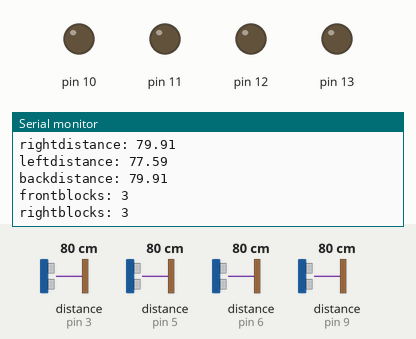
Recording of a sketch running on a simulated Arduino Uno, built with avr-gcc and run on an emulated ATmega328P. Shown: output pins drawn as LEDs (lit = HIGH), the last lines printed to the serial monitor. Wiring (inferred from the names in the program): 4 × ultrasonic range finder: trigger pin 2, echo pin 6 / trigger pin 4, echo pin 9 / trigger pin 7, echo pin 3 / trigger pin 8, echo pin 5. Inputs (shaded band) come from the test bench; at power-on: distance to the obstacle (sensors on pin 3, pin 5, pin 6, pin 9) 80 cm. The echo pulse lasts 58.3 µs per cm; pins used as bus, display or sensor lines are not drawn.

Above: at 1.2 s.
1.3 s: distance to the obstacle (sensor on pin 3) set to 4 cm
At 2.4 s:
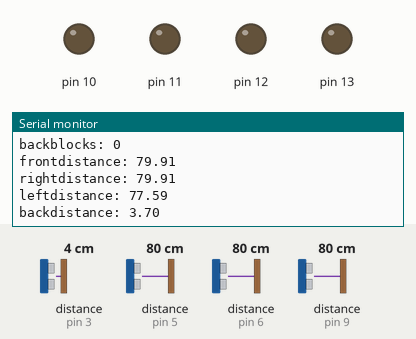
4.3 s: distance to the obstacle (sensor on pin 5) set to 2 cm
At 5.1 s:
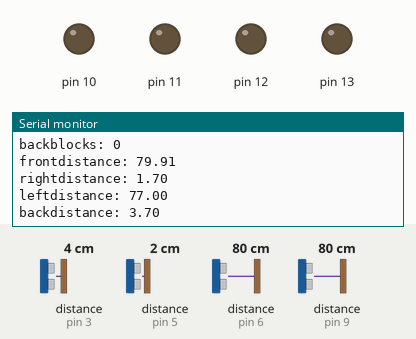
7.3 s: distance to the obstacle (sensor on pin 6) set to 128 cm
At 8.3 s:
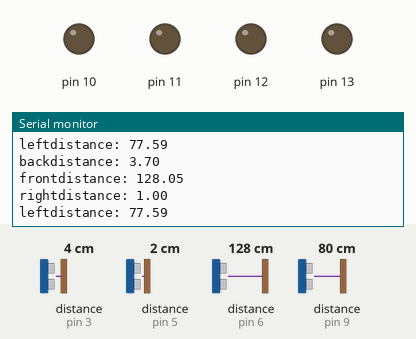
10.3 s: distance to the obstacle (sensor on pin 9) set to 18 cm
At 11.4 s:
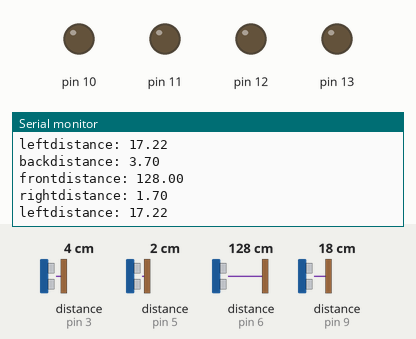
13.3 s: distance to the obstacle (sensor on pin 3) set to 18 cm
At 13.9 s:
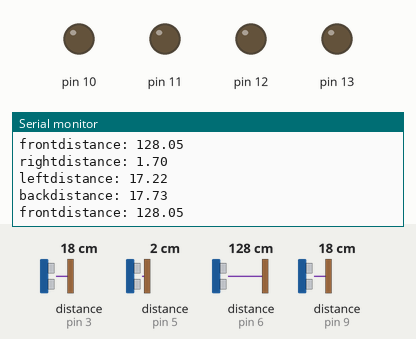
16.3 s: distance to the obstacle (sensor on pin 5) set to 18 cm
Timing chart, 0 to 19.3 s (numbered marks = the images above; inputs shaded):
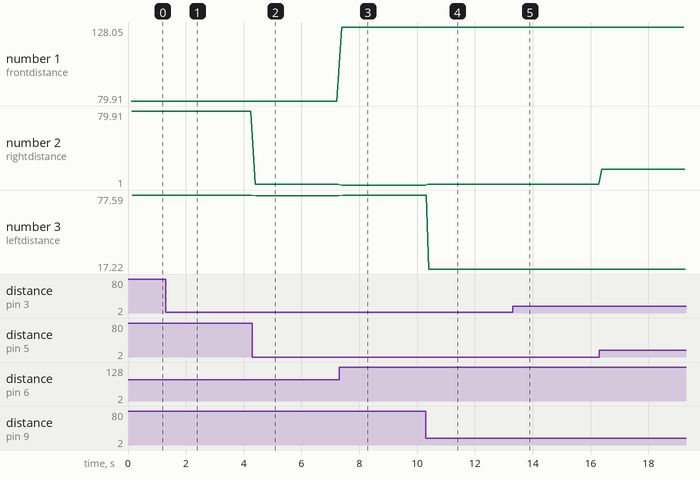

The sketch:

sketch_sep30a.ino
```cpp
#define fthold 5     // Threshold value in front direction
#define rthold 2     // Threshold value in right direction
#define lthold 2     // Threshold vlaue in left direction
#define bthold 5     // Threshold vlaue in back direction
const int trigPinf = 2;
const int echoPinf = 6;

// Right US sensor.
const int trigPinr = 8;
const int echoPinr = 5;

 // Left US sensor.
const int trigPinl =  4;
const int echoPinl =  9;

 // Back US sensor.
const int trigPinb =  7;
const int echoPinb =  3;

struct cell{
  int index;
  char dir;
  int front;
  int left;
  int right;
  int back;
};

bool fsensor;       // For the front US sensor.
bool rsensor;       // For the right US sensor.
bool lsensor;       // For the left US sensor.
bool bsensor;       // For the back US sensor.

int fblocks;
int rblocks;
int lblocks;
int bblocks;

struct cell *current_cell = (struct cell*)malloc(sizeof(struct cell));
struct cell **block = (struct cell**)malloc(4*sizeof(struct cell*));

float frontdist()
{
 float gapf;float ticktockf;

 digitalWrite(trigPinf,LOW);
 delayMicroseconds(2);
 digitalWrite(trigPinf,HIGH);
 delayMicroseconds(10);
 digitalWrite(trigPinf,LOW);

ticktockf = pulseIn(echoPinf,HIGH);    // in one cm there are 29 microseconds.
 gapf = ticktockf*0.0344/2;

 return gapf;
}
// Returns the distance the wall to its right side
 float rightdist()
 {
   float gapr;float ticktockr;
   digitalWrite(trigPinr,LOW);
   delayMicroseconds(2);
   digitalWrite(trigPinr,HIGH);
   delayMicroseconds(10);
   digitalWrite(trigPinr,LOW);

   ticktockr = pulseIn(echoPinr,HIGH);
   gapr = ticktockr*0.0344/2;

   return gapr;
 }

// Returns the distance of the wall to its left side
float leftdist()
 {
   float gapl;float ticktockl;

   digitalWrite(trigPinl,LOW);
   delayMicroseconds(2);
   digitalWrite(trigPinl,HIGH);
   delayMicroseconds(10);
   digitalWrite(trigPinl,LOW);

   ticktockl = pulseIn(echoPinl,HIGH);
   gapl = ticktockl*0.0334/2;

   return gapl;
 }
// Returns the distance the wall to its back side
 float backdist()
 {
   float gapb;float ticktockb;
   digitalWrite(trigPinb,LOW);
   delayMicroseconds(2);
   digitalWrite(trigPinb,HIGH);
   delayMicroseconds(10);
   digitalWrite(trigPinb,LOW);

   ticktockb = pulseIn(echoPinb,HIGH);
   gapb = ticktockb*0.0344/2;

   return gapb;
 }

float middleval(float arr[])
{
   for(int p=0;p<4;p++)
    {
        for(int q=0;q<4;q++)
        {
            if(arr[q]>arr[q+1])
            {
                int temp = arr[q];
                arr[q] = arr[q+1];
                arr[q+1] = temp;
            }
        }
    }
  return arr[2]; // Median value.
}
void setup(){
  pinMode (trigPinf,OUTPUT);
  pinMode (echoPinf,INPUT);
  pinMode (trigPinr,OUTPUT);
  pinMode (echoPinr,INPUT);
  pinMode (trigPinl,OUTPUT);
  pinMode (echoPinl,INPUT);
  pinMode (trigPinb,OUTPUT);
  pinMode (echoPinb,INPUT);
  pinMode(10,OUTPUT);
  pinMode(11,OUTPUT);
  pinMode(12,OUTPUT);
  pinMode(13,OUTPUT);
  Serial.begin(9600);
}

void loop(){
  float fdist;    float rdist;    float ldist;  float bdist;      // front, right, and left distances.
  float fduration;float rduration;float lduration;float bduration;  // front, right, and left travel time in echoPin.
  float fdur[5];  float rdur[5];  float ldur[5];  float bdur[5];    // Arrays which store the values of five durations... We will take only the median value(afer sorting) with error bearing capacity of 40%.


//  for(int i=0;i<=4;i++)
//  {
//   digitalWrite(trigPinf,LOW);         // Clearing the trigPin.
//   delayMicroseconds(5);
//   digitalWrite(trigPinf,HIGH);        // Setting the trigPin HIGH for 10 microseconds..sends some 8cycle sonics.
//   delayMicroseconds(10);
//   digitalWrite(trigPinf,LOW);
//
//  fdur[i] = pulseIn(echoPinf,HIGH);    // Returns the time for which the wave travelled.
//  }
//
//  fduration = middleval(fdur);
//  fdist = fduration*0.0344/2;          // Distance of the wall in the forward direction
//


  for(int i=0;i<=4;i++)
  {
    fdur[i] = frontdist();
    rdur[i] = rightdist();
    ldur[i] = leftdist();
    bdur[i] = backdist();
  }

  fdist = middleval(fdur);
  rdist = middleval(rdur);
  ldist = middleval(ldur);
  bdist = middleval(bdur);

  Serial.print("frontdistance: ");
  Serial.println(fdist);
  Serial.print("rightdistance: ");
  Serial.println(rdist);
  Serial.print("leftdistance: ");
  Serial.println(ldist);
  Serial.print("backdistance: ");
  Serial.println(bdist);
  Serial.println("");


  if((fdist>=125)||(rdist>=150)||(ldist>=400)) {return;}    // Cancelling out any error values...goes back to void loop().

  fsensor = false;rsensor = false;lsensor = false;bsensor = false;          // Setting up the booleans.

  if(rdist<=rthold) rsensor = true;
  if(ldist<=lthold) lsensor = true;
  if(fdist<=fthold) fsensor = true;
  if(bdist<=bthold) bsensor = true;

  fblocks = round((fdist - fthold)/25.0);
  rblocks = round((rdist - rthold)/25.0);
  lblocks = round((ldist - lthold)/25.0);
  bblocks = round((bdist - bthold)/25.0);

  Serial.print("frontblocks: ");
  Serial.println(fblocks);
  Serial.print("rightblocks: ");
  Serial.println(rblocks);
  Serial.print("leftblocks: ");
  Serial.println(lblocks);
  Serial.print("backblocks: ");
  Serial.println(bblocks);
  Serial.println("");
  Serial.println("");

  struct cell *temp_cell = (struct cell*)malloc(sizeof(struct cell));

  temp_cell->front = fblocks;
  temp_cell->left = lblocks;
  temp_cell->right = rblocks;
  temp_cell->back = bblocks;

  free(temp_cell);

  if(temp_cell->front>0){

  }
}
```

Measured:
- after the input at 1.3 s, the serial monitor: prints a new line after 0.22 s (image 1)
- after the input at 4.3 s, the serial monitor: prints a new line after 0.11 s (image 2)
- after the input at 7.3 s, the serial monitor: prints a new line after 0.09 s (image 3)
- after the input at 10.3 s, the serial monitor: prints a new line after 0.08 s (image 4)
- after the input at 13.3 s, the serial monitor: prints a new line after 0.11 s (image 5)
- plotted number 1: 79.91 → 128.05 after the input at 7.3 s, 128.05 → 128 after the input at 10.3 s
- plotted number 2: 79.91 → 1.7 after the input at 4.3 s, 1.7 → 1 after the input at 7.3 s, 1 → 1.7 after the input at 10.3 s
- plotted number 3: 77.59 → 77 after the input at 4.3 s, 77 → 77.59 after the input at 7.3 s, 77.59 → 17.22 after the input at 10.3 s
